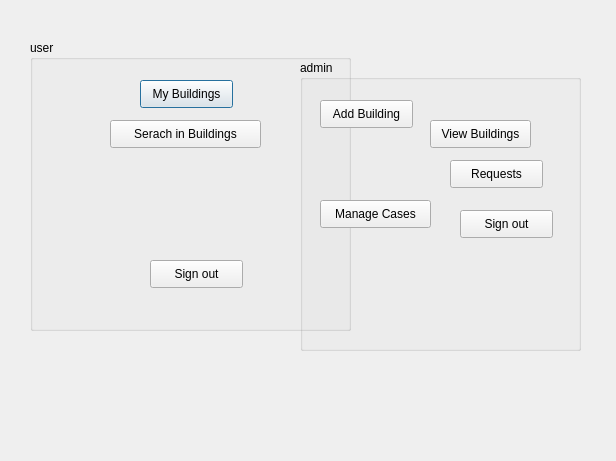
<?xml version="1.0" encoding="UTF-8"?>
<ui version="4.0">
 <class>MainPage</class>
 <widget class="QDialog" name="MainPage">
  <property name="geometry">
   <rect>
    <x>0</x>
    <y>0</y>
    <width>616</width>
    <height>461</height>
   </rect>
  </property>
  <property name="windowTitle">
   <string>Dialog</string>
  </property>
  <widget class="QGroupBox" name="ordinary_users">
   <property name="geometry">
    <rect>
     <x>30</x>
     <y>40</y>
     <width>321</width>
     <height>291</height>
    </rect>
   </property>
   <property name="title">
    <string>user</string>
   </property>
   <widget class="QPushButton" name="mybuilding">
    <property name="geometry">
     <rect>
      <x>110</x>
      <y>40</y>
      <width>93</width>
      <height>28</height>
     </rect>
    </property>
    <property name="text">
     <string>My Buildings</string>
    </property>
   </widget>
   <widget class="QPushButton" name="search">
    <property name="geometry">
     <rect>
      <x>80</x>
      <y>80</y>
      <width>151</width>
      <height>28</height>
     </rect>
    </property>
    <property name="text">
     <string>Serach in Buildings</string>
    </property>
   </widget>
   <widget class="QPushButton" name="signout_2">
    <property name="geometry">
     <rect>
      <x>120</x>
      <y>220</y>
      <width>93</width>
      <height>28</height>
     </rect>
    </property>
    <property name="text">
     <string>Sign out</string>
    </property>
   </widget>
  </widget>
  <widget class="QGroupBox" name="ADMIN">
   <property name="geometry">
    <rect>
     <x>300</x>
     <y>60</y>
     <width>281</width>
     <height>291</height>
    </rect>
   </property>
   <property name="title">
    <string>admin</string>
   </property>
   <widget class="QPushButton" name="addbuilding">
    <property name="geometry">
     <rect>
      <x>20</x>
      <y>40</y>
      <width>93</width>
      <height>28</height>
     </rect>
    </property>
    <property name="text">
     <string>Add Building</string>
    </property>
   </widget>
   <widget class="QPushButton" name="managecases">
    <property name="geometry">
     <rect>
      <x>20</x>
      <y>140</y>
      <width>111</width>
      <height>28</height>
     </rect>
    </property>
    <property name="text">
     <string>Manage Cases</string>
    </property>
   </widget>
   <widget class="QPushButton" name="viewbuilding">
    <property name="geometry">
     <rect>
      <x>130</x>
      <y>60</y>
      <width>101</width>
      <height>28</height>
     </rect>
    </property>
    <property name="text">
     <string>View Buildings</string>
    </property>
   </widget>
   <widget class="QPushButton" name="requests">
    <property name="geometry">
     <rect>
      <x>150</x>
      <y>100</y>
      <width>93</width>
      <height>28</height>
     </rect>
    </property>
    <property name="text">
     <string>Requests</string>
    </property>
   </widget>
   <widget class="QPushButton" name="signout">
    <property name="geometry">
     <rect>
      <x>160</x>
      <y>150</y>
      <width>93</width>
      <height>28</height>
     </rect>
    </property>
    <property name="text">
     <string>Sign out</string>
    </property>
   </widget>
  </widget>
 </widget>
 <resources/>
 <connections/>
</ui>
